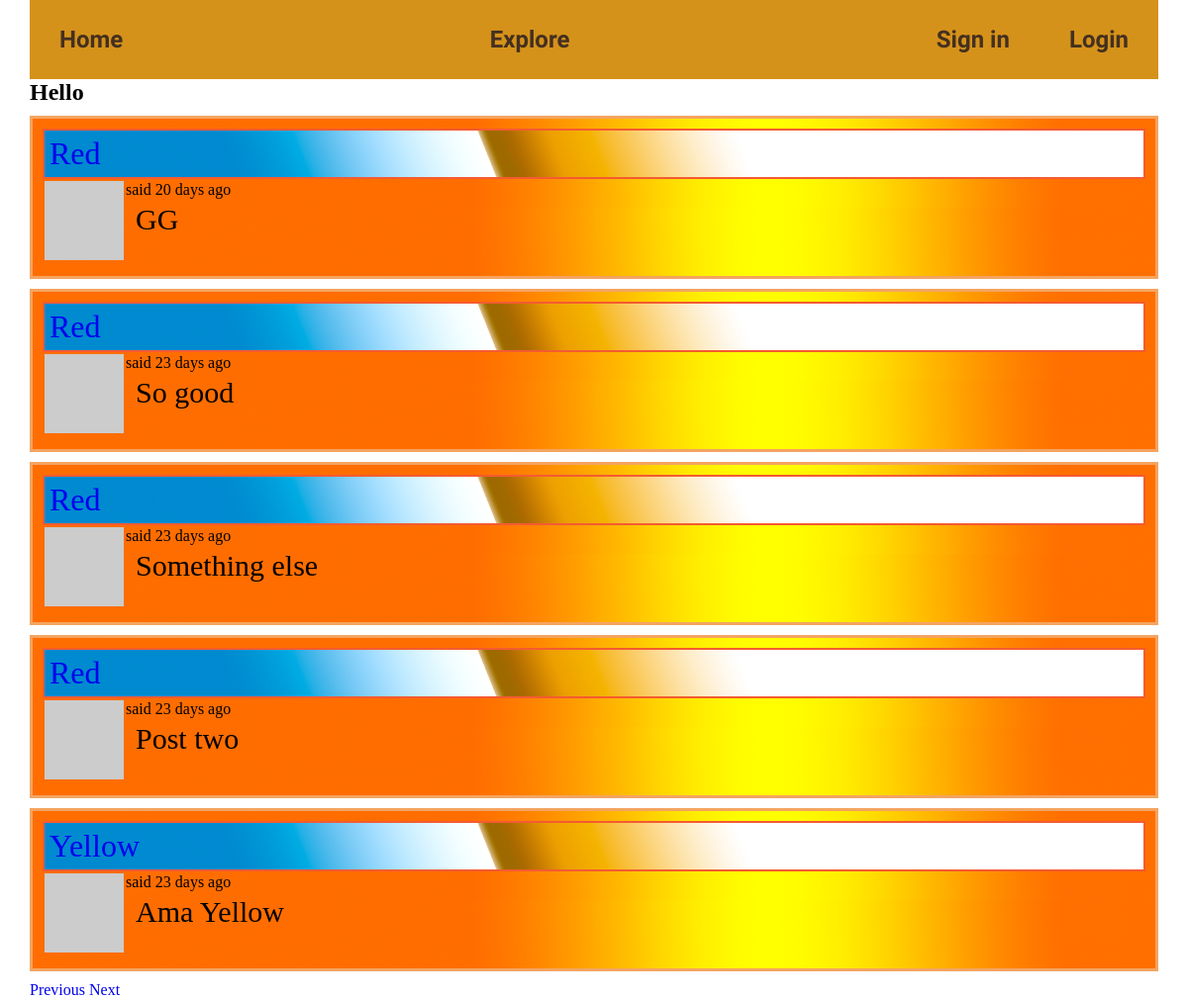
/explore?page=2, run on the app's committed database.
### app/models.py (models this page shows, shortened)
class SearchableMixin(object):
    @classmethod
    def search(cls, expression, page, per_page):
        ids, total = query_index(cls.__tablename__, expression, page, per_page)
        if total == 0:
            return cls.query.filter_by(id=0), 0
        when = []
        for i in range(len(ids)):
            when.append((ids[i], i))
        return cls.query.filter(cls.id.in_(ids)).order_by(db.case(when, value=cls.id)), total

class Post(SearchableMixin, db.Model):
    __searchable__ = ['body']
    id = db.Column(db.Integer, primary_key=True)
    body = db.Column(db.Text)
    timestamp = db.Column(db.DateTime, index=True, default=datetime.utcnow)
    user_id = db.Column(db.Integer, db.ForeignKey('user.id'))
    language = db.Column(db.String(5))

class User(db.Model, UserMixin):
    id = db.Column(db.Integer, primary_key=True)
    username = db.Column(db.String(64), nullable=False, index=True, unique=True)
    email = db.Column(db.String(120), nullable=False, index=True, unique=True)
    password_hash = db.Column(db.String(128))
    posts = db.relationship('Post', backref='author', lazy='dynamic')
    about_me = db.Column(db.Text)
    last_seen = db.Column(db.DateTime, default=datetime.utcnow)
    followed = db.relationship('User', secondary=followers,
                               primaryjoin=(followers.c.follower_id == id),
                               secondaryjoin=(followers.c.followed_id == id),
                               backref=db.backref('followers', lazy='dynamic'), lazy='dynamic')
    def avatar(self, size):
        digest = md5(self.email.lower().encode('utf-8')).hexdigest()
        return 'https://www.gravatar.com/avatar/{}?d=identicon&s={}'.format(
            digest, size)

### app/main/routes.py (the view)
@bp.route('/explore')
def explore():
    page = request.args.get('page', 1, type=int)
    posts = Post.query.order_by(Post.timestamp.desc()).paginate(page, app.config['POST_PER_PAGE'], False)
    next_url = url_for('main.explore', page=posts.next_num) if posts.has_next else None
    prev_url = url_for('main.explore', page=posts.prev_num) if posts.has_prev else None
    return render_template('index.html', title="Explore", posts=posts.items, next_url=next_url, prev_url=prev_url)

### app/main/routes.py (called while the page is built)
@bp.before_app_request
def before_request():
    if current_user.is_authenticated:
        current_user.last_seen = datetime.utcnow()
        db.session.commit()
        g.search_form = SearchForm()
    g.locale = str(get_locale())

### app/templates/index.html (shortened to what this page needs)
{% extends 'base.html' %}
{% block body %}
    <h1>Hello {{ current_user.username }}</h1>
    {% for post in posts %}
        <div class="post_show">
            {% include '_post.html' %}
        </div>
    {% endfor %}
    {% if prev_url %}
        <a href="{{ prev_url }}" class="next">Previous</a>
    {% endif %}
    {% if next_url %}
        <a href="{{ next_url }}" class="next">Next</a>
    {% endif %}
{% endblock %}

### app/templates/_post.html (shortened to what this page needs)
<table>
    <tr valign="top">
        <td><img src="{{ post.author.avatar(36) }}"></td>
        <div class="post_show__label">
            <a href="{{ url_for('main.user', username=post.author.username) }}">{{ post.author.username }}</a>
        </div>
        <td>
            said {{ moment(post.timestamp).fromNow() }}
            <p class="post_show__text">{{ post.body }}</p>
        </td>
    </tr>
</table>

### app/static/css/style.css (style rules this page uses)
* { box-sizing: border-box; margin: 0; padding: 0; }
a { text-decoration: none; }
.post_show__label { font-size: 32px; padding: 5px; font-family: fantasy; border: 2px #f45b31 solid; background-image: url("../img/bg-label.png"); color: #000000; }
.post_show { border: 3px sandybrown solid; margin: 10px 0; padding: 10px; background-image: url("../img/bg.png"); }
.post_show__text { font-size: 30px; margin: 4px 10px 10px; font-family: Ebrima, cursive; }

### data on the page
Post: author.username "Red", timestamp "20 days ago", body "GG"
Post: author.username "Red", timestamp "23 days ago", body "So good"
Post: author.username "Red", timestamp "23 days ago", body "Something else"
Post: author.username "Red", timestamp "23 days ago", body "Post two"
Post: author.username "Yellow", timestamp "23 days ago", body "Ama Yellow"
